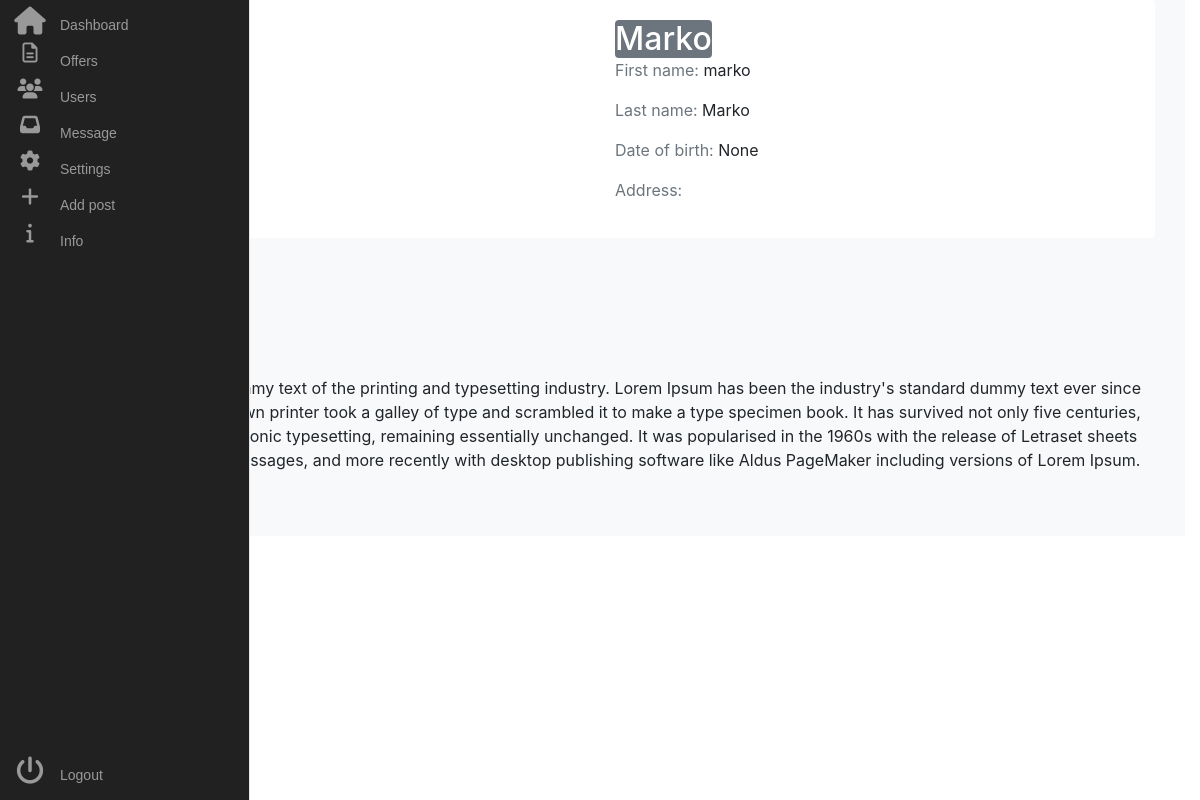
The app's page /chores/Offer/25 (signed in) with its own data.
### chores/models.py (models this page shows, shortened)
class ChoresPost(models.Model):                             #Job post
    ChoresPost_TYPE_CHOICE = (                              #job category
            ('1', 'Vodoinstalater\ka'),
            ('2', 'Eelektricar\ka'),
            ('3', 'Moler\ka'),
            ('4', 'Stolar\ka'),
            ('5', 'IT'),
            ('6', 'Zidar\ka'),
            ('7', 'Cistac\ica')
        )
    user_of_post = models.ForeignKey(ClientsUsers,null=True, on_delete=models.CASCADE)
    post_id = models.BigAutoField(primary_key=True)             #ID
    name = models.CharField(max_length=50, null=False,blank=False,db_index=True)        #name of post
    bio = models.TextField(null=False,blank=False)                                      #description
    date_of_post = models.DateTimeField(auto_now=True)                                  #time of post
    category = models.CharField(max_length=100,choices=ChoresPost_TYPE_CHOICE)          #category
    budget = models.IntegerField(default=0)                                             #price
    date = models.DateField(null=True)

### clients/models.py (models this page shows, shortened)
class ClientsUsers(AbstractUser):
    worker = '1'
    owner = '2'
    USER_TYPE_CHOICE = (
        (worker, 'Worker'),
        (owner, 'Owner')
    )
    user_type = models.CharField(max_length=100, blank=True, choices=USER_TYPE_CHOICE)
    username = models.CharField(max_length=100, unique=True)
    last_name = models.CharField(max_length=100)
    first_name = models.CharField(max_length=100)
    phone_number = models.CharField(max_length=100)
    profile_image = models.ImageField(null=True, blank=True, default=None)
    is_superuser = models.BooleanField(default=False)
    is_active = models.BooleanField(default=True)
    is_staff = models.BooleanField(default=False)
    email = models.EmailField(max_length=300,validators=[RegexValidator(regex="^[a-zA-Z0-9_.+-]+@[a-zA-Z0-9-]+\.["r"a-zA-Z0-9-.]+$",
                                                                        message='please enter the correct format')])
    date_of_birth = models.DateField(null=True)
    bio = models.TextField(default=" ")

### chores/views.py (the view)
# urls.py: path('Offer/<int:pk>', ShowOffer.as_view(), name='ShowOffer'),
class ShowOffer(DetailView):
    model = ChoresPost
    template_name = "offer_detail_view.html"
    def get_context_data(self, *args, **kwargs):
        context = super(ShowOffer, self).get_context_data(*args, **kwargs)
        stuff = get_object_or_404(ChoresPost, pk=self.kwargs['pk'])
        return context

### templates/offer_detail_view.html (shortened to what this page needs)
{% extends "user_dashboard_page.html" %}
{% load static %}
{% block content %}
{% if user.is_authenticated %}
<section class="bg-light">
    <div class="container">
        <div class="row">
            <div class="col-lg-12 mb-4 mb-sm-5">
                <div class="card card-style1 border-0">
                    <div class="card-body p-1-9 p-sm-2-3 p-md-6 p-lg-7">
                        <div class="row align-items-center">
                            <div class="col-lg-6 mb-4 mb-lg-0">
                                <img src="https://bootdey.com/img/Content/avatar/avatar7.png" alt="...">
                            </div>
                            <div class="col-lg-6 px-xl-10">
                                <div class="bg-secondary d-lg-inline-block py-1-9 px-1-9 px-sm-6 mb-1-9 rounded">
                                    <h3 class="h2 text-white mb-0">{{ chorespost.user_of_post.username }}</h3>
                                </div>
                                <ul class="list-unstyled mb-1-9">
                                    <li class="mb-2 mb-xl-3 display-28"><span class="display-26 text-secondary me-2 font-weight-600">First name:</span> {{ chorespost.user_of_post.first_name }}</li>
                                    <li class="mb-2 mb-xl-3 display-28"><span class="display-26 text-secondary me-2 font-weight-600">Last name:</span> {{ chorespost.user_of_post.last_name }}</li>
                                    <li class="mb-2 mb-xl-3 display-28"><span class="display-26 text-secondary me-2 font-weight-600">Date of birth:</span> {{ chorespost.user_of_post.date_of_birth }}</li>
                                    <li class="mb-2 mb-xl-3 display-28"><span class="display-26 text-secondary me-2 font-weight-600"> Address: </span> </li>
                                </ul>
                            </div>
                        </div>
                    </div>
                </div>
            </div>
            <div class="col-lg-12 mb-4 mb-sm-5">
                <div>
                    <span class="section-title text-primary mb-3 mb-sm-4">Name of offer:</span><br>
                    <h3> {{ chorespost.name }}</h3>
                    <span class="section-title text-primary mb-3 mb-sm-4">Offer description: </span>
                    <p> {{ chorespost.bio }} </p>
                </div>
            </div>
        </div>
    </div>
</section>
{% endif %}
{% endblock %}

### templates/user_dashboard_page.html (shortened to what this page needs)
{% load static %}
<!DOCTYPE html>
<html lang="fr" dir="ltr">
<head>
    <link rel="stylesheet" href="https://cdnjs.cloudflare.com/ajax/libs/font-awesome/5.15.4/css/all.min.css">
    <link rel="stylesheet" href="https://cdn.jsdelivr.net/npm/bootstrap@4.3.1/dist/css/bootstrap.min.css">
    <link href='https://unpkg.com/boxicons@2.0.7/css/boxicons.min.css' rel='stylesheet'>
    <link rel="stylesheet" type="text/css" href="{% static 'css/user_dashboard_test.css' %}">
    <link rel="stylesheet" href="path/to/font-awesome/css/font-awesome.min.css">
</head>
{% if user.is_authenticated %}
 <body>
 <div class="container-fluid">
    <nav class="main-menu">
            <ul>
                <li>
                    <a  href="{% url 'user-dashboard' %}">
                        <i class="fa fa-home fa-2x"></i>
                    </a>
                </li>
                <li class="has-subnav">
                    <a href="{% url 'OfferView' %}">
                        <i class="fa fa-file-text-o" aria-hidden="true"></i>
                    </a>
                </li>
                <li class="has-subnav">
                    <a href="{% url 'workers-profile' %}">
                       <i class="fa fa-users" aria-hidden="true"></i>
                    </a>
                </li>
                <li class="has-subnav">
                    <a href="{% url 'messages_inbox' %}">
                       <i class="fa fa-inbox" aria-hidden="true"></i>
                    </a>
                </li>
                <li>
                    <a href="#">
                        <i class="fa fa-cog" aria-hidden="true"></i>
                    </a>
                </li>
                {% if user.user_type  == user.owner %}
                <li>
                    <a href="{% url 'AddNewOffer' %}">
                        <i class="fa fa-plus" aria-hidden="true"></i>
                    </a>
                </li>
                {% endif %}
                <li>
                   <a href="#">
                       <i class="fa fa-info" aria-hidden="true"></i>
                    </a>
                </li>
            </ul>
            <ul class="logout">
                <li>
                   <a href="#">
                         <i class="fa fa-power-off fa-2x"></i>
                    </a>
                </li>
            </ul>
        </nav>
                {% block content %}{% endblock%}
 </div>
  </body>
{% endif %}
</html>

### static/css/user_dashboard_test.css (style rules this page uses)
.fa-2x { font-size: 2em; }
.fa { position: relative; display: table-cell; width: 60px; height: 36px; text-align: center; vertical-align: middle; font-size:20px; }
.main-menu { background:#212121; border-right:1px solid #e5e5e5; position:absolute; top:0; bottom:0; height:100%; left:0; width:60px; overflow:hidden; -webkit-transition:width .05s linear; transition:width .05s linear; -webkit-transform:translateZ(0) scale(1,1); z-index:1000; }
.main-menu>ul { margin:7px 0; }
.main-menu li { position:relative; display:block; width:250px; }
.main-menu li>a { position:relative; display:table; border-collapse:collapse; border-spacing:0; color:#999; font-family: arial; font-size: 14px; text-decoration:none; -webkit-transform:translateZ(0) scale(1,1); -webkit-transition:all .1s linear; transition:all .1s linear; }
.main-menu>ul.logout { position:absolute; left:0; bottom:0; }
nav { -webkit-user-select:none; -moz-user-select:none; -ms-user-select:none; -o-user-select:none; user-select:none; }
nav ul,nav li { outline:0; margin:0; padding:0; }

### records on screen
ChoresPost: user_of_post.username "Marko", user_of_post.first_name "marko", user_of_post.last_name "Marko", user_of_post.date_of_birth "None", bio "Lorem Ipsum is simply dummy text of the printing and typesetting industry. Lorem Ipsum has been the industry's standard dummy text ever since the 1500s, when an unknown printer took a galley of type and scrambled it to make a type specimen book. It has survived not only five centuries, but also the leap into electronic typesetting, remaining essentially unchanged. It was popularised in the 1960s with the release of Letraset sheets containing Lorem Ipsum passages, and more recently with desktop publishing software like Aldus PageMaker including versions of Lorem Ipsum."
